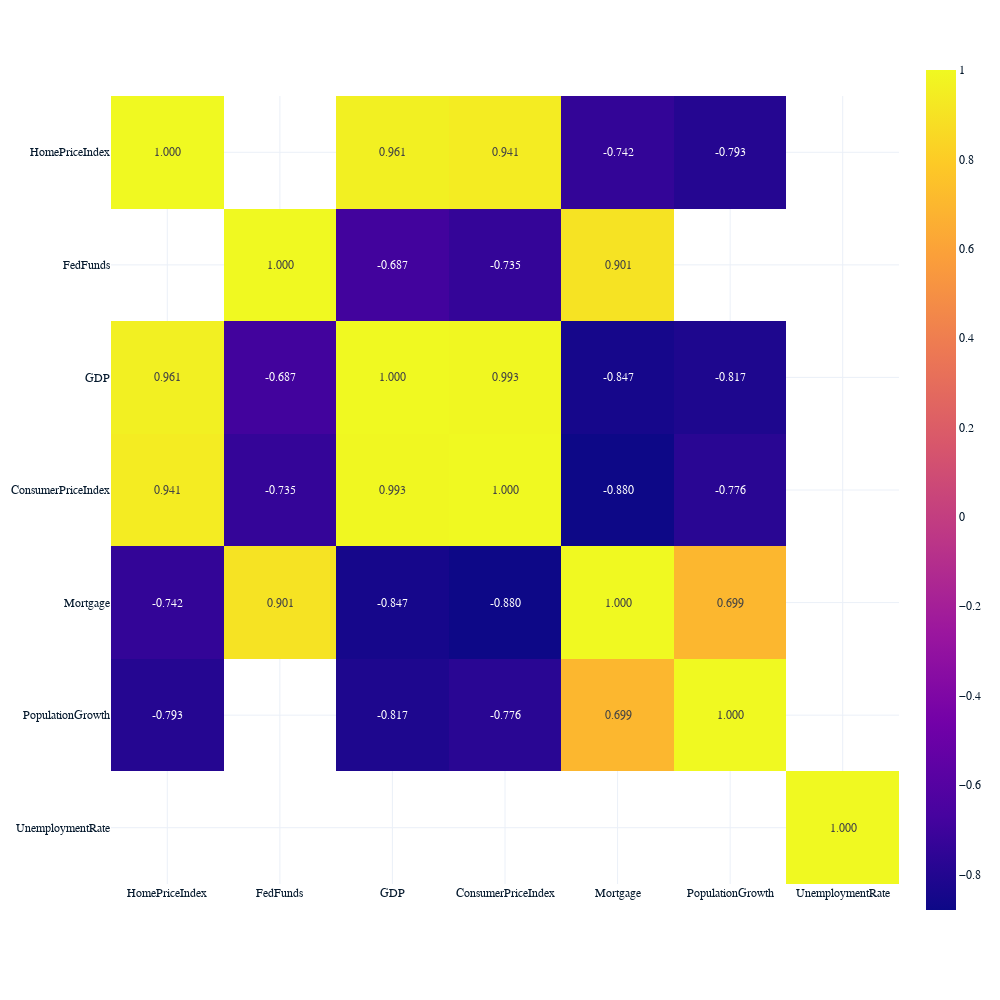

Notebook source saved alongside this figure:
### Code cell
# Correlation heatmap filtered by threshold

# Correlation Matrix
corr = df.corr()

# Filter cells that are outside our desired threshold
threshold = 0.6

# Apply the absolute of our threshold filter
filtered_corr = corr[corr.abs() > threshold]

# Plot the filtered correlation matrix
fig = px.imshow(filtered_corr, text_auto=".3f")

fig.update_layout(width=1000, height=1000)
fig.show()

### Figure 1 — Plotly figure (JSON) as saved in the notebook; plotly's stock layout.template omitted (floating-point values rounded to 4 significant figures)
{"data": [{"coloraxis": "coloraxis", "name": "0", "texttemplate": "%{z:.3f}", "x": ["HomePriceIndex", "FedFunds", "GDP", "ConsumerPriceIndex", "Mortgage", "PopulationGrowth", "UnemploymentRate"], "y": ["HomePriceIndex", "FedFunds", "GDP", "ConsumerPriceIndex", "Mortgage", "PopulationGrowth", "UnemploymentRate"], "z": [[1, null, 0.961, 0.9414, -0.7418, -0.7932, null], [null, 1, -0.6868, -0.735, 0.9006, null, null], [0.961, -0.6868, 1, 0.9926, -0.8474, -0.8174, null], [0.9414, -0.735, 0.9926, 1, -0.8796, -0.7758, null], [-0.7418, 0.9006, -0.8474, -0.8796, 1, 0.6986, null], [-0.7932, null, -0.8174, -0.7758, 0.6986, 1, null], [null, null, null, null, null, null, 1]], "type": "heatmap", "xaxis": "x", "yaxis": "y", "hovertemplate": "x: %{x}<br>y: %{y}<br>color: %{z}<extra></extra>"}], "layout": {"xaxis": {"anchor": "y", "domain": [0, 1], "scaleanchor": "y", "constrain": "domain"}, "yaxis": {"anchor": "x", "domain": [0, 1], "autorange": "reversed", "constrain": "domain"}, "coloraxis": {"colorscale": [[0, "#0d0887"], [0.1111, "#46039f"], [0.2222, "#7201a8"], [0.3333, "#9c179e"], [0.4444, "#bd3786"], [0.5556, "#d8576b"], [0.6667, "#ed7953"], [0.7778, "#fb9f3a"], [0.8889, "#fdca26"], [1, "#f0f921"]]}, "margin": {"t": 60}, "width": 1000, "height": 1000}}
